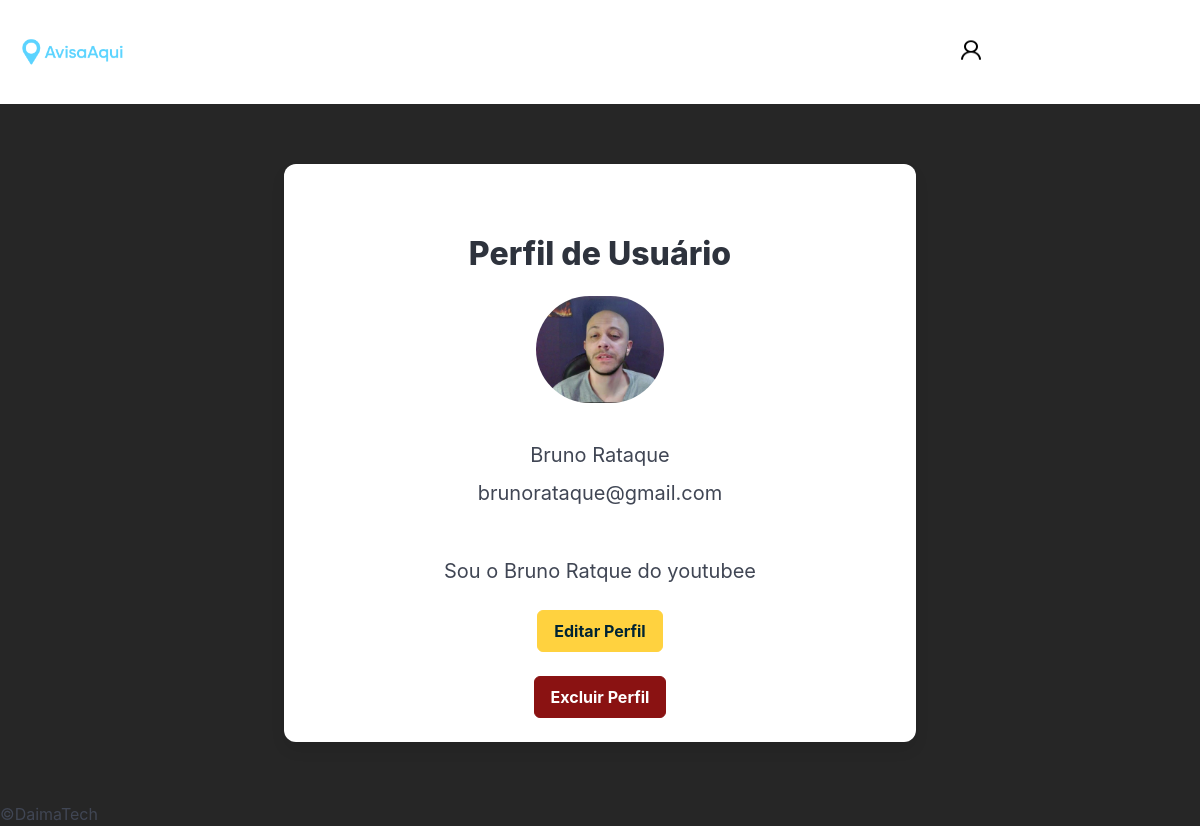
The app's page /perfil/9 (signed in) with its own data.
### appHome/models.py (models this page shows, shortened)
class Usuario(models.Model):
    nome_usuario = models.CharField(max_length=45, unique=True)
    email = models.CharField(max_length=120, unique=True)
    senha = models.CharField(max_length=25)
    foto = models.ImageField(upload_to='fotos_usuarios/', blank=True, null=True)
    descricao = models.TextField(blank=True)

### appHome/views.py (the view)
# urls.py: path('perfil/<int:cd_usuario>', views.perfil, name="perfil"),
def perfil(request, cd_usuario):
    if 'email' in request.session:
        usuario_logado = Usuario.objects.get(id=cd_usuario)
        if usuario_logado.foto:
            foto_url = usuario_logado.foto.url
        else:
            foto_url = static('/img/icon-user.png')
        dados = {
            'nome' : usuario_logado.nome_usuario,
            'email' : usuario_logado.email,
            'descricao' : usuario_logado.descricao,
            'foto' : foto_url
        }
        print(dados['foto'])
        return render(request, "perfil.html", dados)
    return redirect("home")

### appHome/templates/perfil.html (shortened to what this page needs)
{% extends 'template.html' %}
{% load static %}
{% block conteudo %}
    <div class="container">
        <div class="columns is-centered mt-6 mb-6">
            <div class="column is-two-thirds-desktop is-two-thirds-tablet is-full-mobile">
                <div class="box p-5 has-text-centered">
                    <h2 class="title is-3 mt-6">Perfil de Usuário</h2>
                    <figure class="image is-128x128 mx-auto my-4 profile-pic">
                        <img class="is-rounded has-background-white" src="{{ foto }}" alt="">
                    </figure>
                    <p class="is-size-5 mb-2">{{ nome }}</p>
                    <p class="is-size-5 mb-6">{{ email }}</p>
                    {% if descricao %}
                        <p class="is-size-5">{{ descricao }}</p>
                    {% else %}
                        <p class="is-size-5">Nenhuma descrição informada.</p>
                    {% endif %}
                    <div class="mt-5">
                        <a href="{% url 'editar_perfil' request.session.cd_usuario %}" class="button is-info button-second">Editar Perfil</a>
                    </div>
                    <div class="mt-5">
                        <a id="deleteAccountButton" href="{% url 'excluir_conta' request.session.cd_usuario %}" class="button is-info button-third ">Excluir Perfil</a>
                    </div>
                </div>
            </div>
        </div>
    </div>
{% endblock %}

### appHome/static/style.css (style rules this page uses)
.button-second { background-color: var(--cor2); border: 1px solid var(--cor2); font-weight: bolder; }
.button-third { background-color: var(--cor3); border: 1px solid var(--cor3); font-weight: bolder; color: #fff; }

### appHome/templates/template.html (style rules this page uses)
body { background-color: var(--cor5); min-height: 100vh; }

### records on screen
Usuario: nome_usuario "Bruno Rataque", email "brunorataque@gmail.com", descricao "Sou o Bruno Ratque do youtubee"
